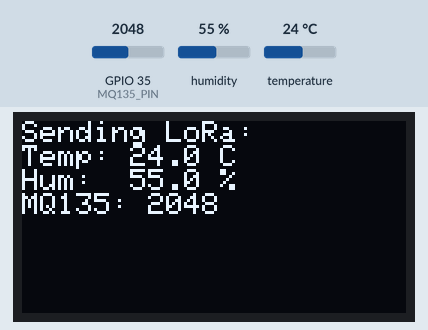
This sketch was run on a simulated ESP32. Parts: 128×64 one-colour display. Inputs (shaded band) come from the test bench; at power-on: humidity 55 %, GPIO 35 (MQ135_PIN) = 2048, temperature 24 °C. No radio packets arrive unless stated; what the sketch prints to the serial monitor is not drawn.

Above: at 3.3 s.
3.4 s: humidity set to 22 %
At 4.9 s:
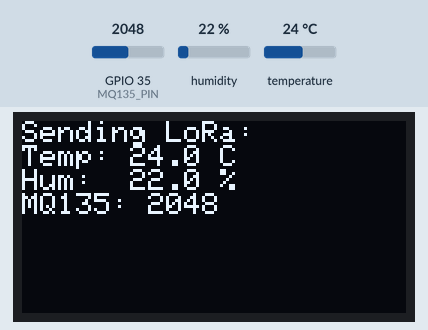
6.2 s: GPIO 35 (MQ135_PIN) set to 2866
At 7.4 s:
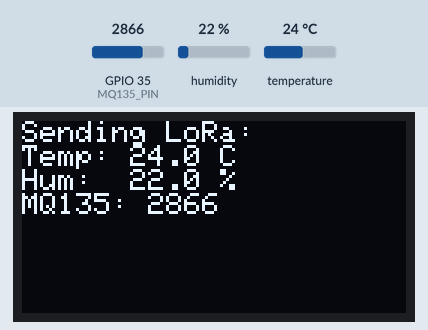
9.0 s: temperature set to 12 °C
At 11.1 s:
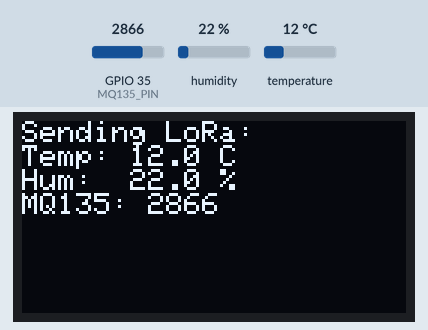
12.0 s: GPIO 35 (MQ135_PIN) set to 3603
At 13.6 s:
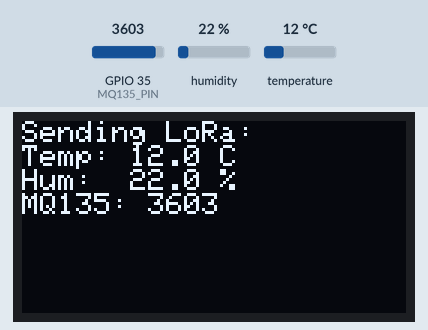
14.8 s: humidity set to 40 %
At 17.3 s:
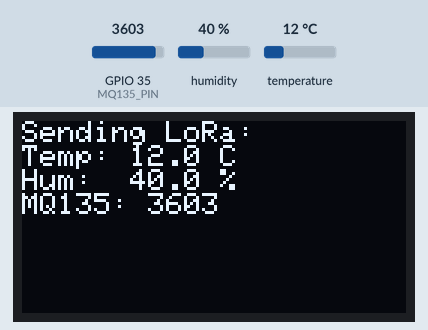
18.3 s: GPIO 35 (MQ135_PIN) set to 4095
At 19.8 s:
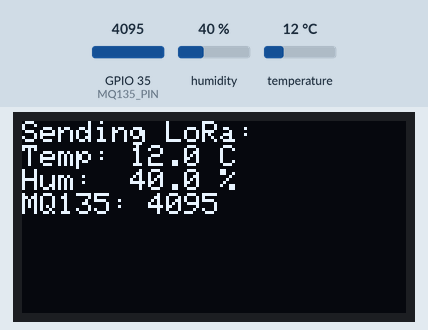
Timing chart, 0 to 21.3 s (numbered marks = the images above; inputs shaded):
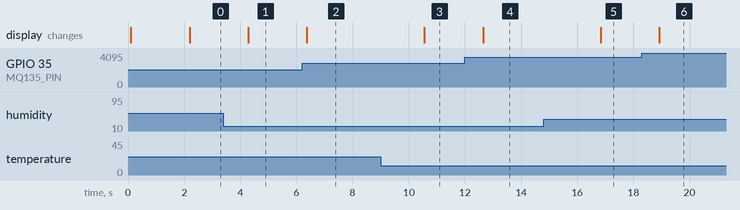

The sketch:

07_Kit3_DHT_AQ_Lora_Tx.ino
```cpp
#include <SPI.h>
#include <LoRa.h>
#include <DHT.h>
#include <Wire.h>
#include <Adafruit_GFX.h>
#include <Adafruit_SSD1306.h>

// --- DHT22 ---
#define DHTPIN 32
#define DHTTYPE DHT22
DHT dht(DHTPIN, DHTTYPE);

// --- MQ135 ---
#define MQ135_PIN 35

// --- OLED ---
#define SCREEN_WIDTH 128
#define SCREEN_HEIGHT 64
#define OLED_RESET -1
Adafruit_SSD1306 display(SCREEN_WIDTH, SCREEN_HEIGHT, &Wire, OLED_RESET);

// --- LoRa Pins ---
#define LORA_SCK   18
#define LORA_MISO  19
#define LORA_MOSI  23
#define LORA_SS    5
#define LORA_RST   14
#define LORA_DIO0  22

void setup() {
  Serial.begin(9600);

  // OLED
  display.begin(SSD1306_SWITCHCAPVCC, 0x3C);
  display.clearDisplay();
  display.setTextColor(SSD1306_WHITE);
  display.setTextSize(1);
  display.setCursor(0, 0);
  display.println("LoRa Transmitter");
  display.display();

  // DHT22
  dht.begin();

  // LoRa
  SPI.begin(LORA_SCK, LORA_MISO, LORA_MOSI, LORA_SS);
  LoRa.setPins(LORA_SS, LORA_RST, LORA_DIO0);

  if (!LoRa.begin(433E6)) {
    Serial.println("LoRa failed!");

    display.println("LoRa failed!");
    display.display();

    while (true);
  }

  Serial.println("LoRa OK");

  display.println("LoRa OK");
  display.display();

  delay(2000);
}

void loop() {

  // Read sensors
  float temp = dht.readTemperature();
  float hum = dht.readHumidity();
  int airQuality = analogRead(MQ135_PIN);

  // Create message
  String message = "Temp:" + String(temp, 1) +
                   "C Hum:" + String(hum, 1) +
                   "% MQ135:" + String(airQuality);

  // Send through LoRa
  LoRa.beginPacket();
  LoRa.print(message);
  LoRa.endPacket();

  // Serial Monitor
  Serial.println("Sending:");
  Serial.println(message);

  // OLED
  display.clearDisplay();
  display.setCursor(0, 0);

  display.println("Sending LoRa:");
  display.print("Temp: ");
  display.print(temp, 1);
  display.println(" C");

  display.print("Hum:  ");
  display.print(hum, 1);
  display.println(" %");

  display.print("MQ135: ");
  display.println(airQuality);

  display.display();

  // Send every 2 seconds
  delay(2000);
}
```

Measured:
- after the input at 3.4 s, the display: changes after 0.88 s (image 1)
- after the input at 6.2 s, the display: changes after 0.17 s (image 2)
- after the input at 9.0 s, the display: changes after 1.6 s (image 3)
- after the input at 12.0 s, the display: changes after 0.65 s (image 4)
- after the input at 14.8 s, the display: changes after 2.0 s (image 5)
- after the input at 18.3 s, the display: changes after 0.62 s (image 6)
